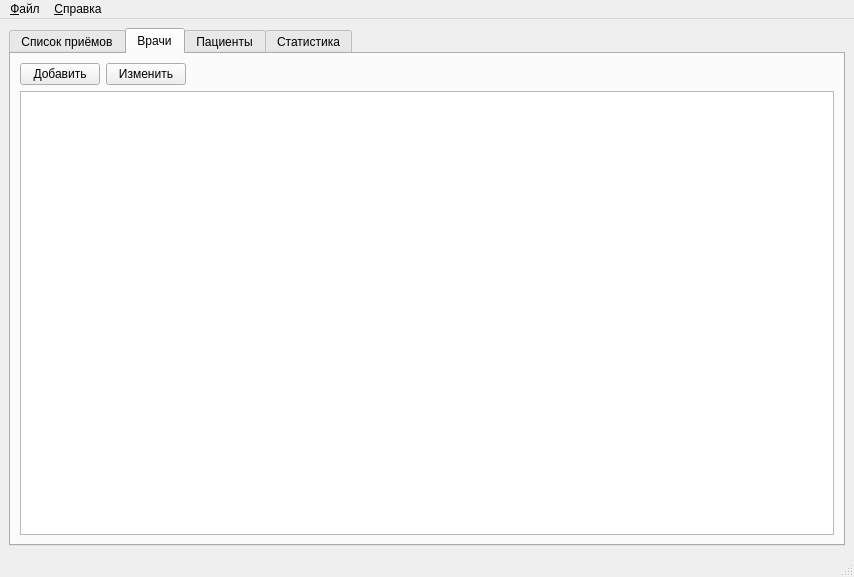
<?xml version="1.0" encoding="UTF-8"?>
<ui version="4.0">
 <class>MainWindow</class>
 <widget class="QMainWindow" name="MainWindow">
  <property name="geometry">
   <rect>
    <x>0</x>
    <y>0</y>
    <width>854</width>
    <height>577</height>
   </rect>
  </property>
  <property name="windowTitle">
   <string>MainWindow</string>
  </property>
  <widget class="QWidget" name="centralwidget">
   <layout class="QVBoxLayout" name="verticalLayout">
    <item>
     <widget class="QTabWidget" name="tabWidget">
      <property name="currentIndex">
       <number>1</number>
      </property>
      <widget class="QWidget" name="tab_appointments_list">
       <attribute name="title">
        <string>Список приёмов</string>
       </attribute>
       <layout class="QVBoxLayout" name="verticalLayout_5">
        <item>
         <layout class="QHBoxLayout" name="horizontalLayout_2">
          <item>
           <widget class="QPushButton" name="btn_add_appointment">
            <property name="text">
             <string>Добавить</string>
            </property>
           </widget>
          </item>
          <item>
           <widget class="QPushButton" name="btn_edit_appointment">
            <property name="text">
             <string>Изменить</string>
            </property>
           </widget>
          </item>
          <item>
           <spacer name="horizontalSpacer_2">
            <property name="orientation">
             <enum>Qt::Horizontal</enum>
            </property>
            <property name="sizeHint" stdset="0">
             <size>
              <width>40</width>
              <height>20</height>
             </size>
            </property>
           </spacer>
          </item>
         </layout>
        </item>
        <item>
         <widget class="QTableView" name="tableView_visits">
          <property name="frameShape">
           <enum>QFrame::StyledPanel</enum>
          </property>
          <property name="frameShadow">
           <enum>QFrame::Sunken</enum>
          </property>
         </widget>
        </item>
       </layout>
      </widget>
      <widget class="QWidget" name="tab_doctors_list">
       <attribute name="title">
        <string>Врачи</string>
       </attribute>
       <layout class="QVBoxLayout" name="verticalLayout_6">
        <item>
         <layout class="QHBoxLayout" name="horizontalLayout_3">
          <item>
           <widget class="QPushButton" name="btn_add_doctor">
            <property name="text">
             <string>Добавить</string>
            </property>
           </widget>
          </item>
          <item>
           <widget class="QPushButton" name="btn_edit_doctor">
            <property name="text">
             <string>Изменить</string>
            </property>
           </widget>
          </item>
          <item>
           <spacer name="horizontalSpacer_3">
            <property name="orientation">
             <enum>Qt::Horizontal</enum>
            </property>
            <property name="sizeHint" stdset="0">
             <size>
              <width>40</width>
              <height>20</height>
             </size>
            </property>
           </spacer>
          </item>
         </layout>
        </item>
        <item>
         <widget class="QTableView" name="tableView_doctors">
          <property name="autoScrollMargin">
           <number>16</number>
          </property>
         </widget>
        </item>
       </layout>
      </widget>
      <widget class="QWidget" name="tab_patients_list">
       <attribute name="title">
        <string>Пациенты</string>
       </attribute>
       <layout class="QVBoxLayout" name="verticalLayout_7">
        <item>
         <layout class="QHBoxLayout" name="horizontalLayout_8">
          <item>
           <widget class="QPushButton" name="btn_add_patient">
            <property name="text">
             <string>Добавить</string>
            </property>
           </widget>
          </item>
          <item>
           <widget class="QPushButton" name="btn_edit_patient">
            <property name="text">
             <string>Изменить</string>
            </property>
           </widget>
          </item>
          <item>
           <spacer name="horizontalSpacer_4">
            <property name="orientation">
             <enum>Qt::Horizontal</enum>
            </property>
            <property name="sizeHint" stdset="0">
             <size>
              <width>40</width>
              <height>20</height>
             </size>
            </property>
           </spacer>
          </item>
         </layout>
        </item>
        <item>
         <widget class="QTableView" name="tableView_patients">
          <property name="autoScrollMargin">
           <number>16</number>
          </property>
         </widget>
        </item>
       </layout>
      </widget>
      <widget class="QWidget" name="tab_stat">
       <attribute name="title">
        <string>Статистика</string>
       </attribute>
       <layout class="QVBoxLayout" name="verticalLayout_2">
        <item>
         <layout class="QHBoxLayout" name="horizontalLayout_5">
          <item>
           <widget class="QPushButton" name="btn_updateStat">
            <property name="statusTip">
             <string>Обновить страницу статистики</string>
            </property>
            <property name="text">
             <string>Обновить</string>
            </property>
           </widget>
          </item>
          <item>
           <spacer name="horizontalSpacer">
            <property name="orientation">
             <enum>Qt::Horizontal</enum>
            </property>
            <property name="sizeHint" stdset="0">
             <size>
              <width>40</width>
              <height>20</height>
             </size>
            </property>
           </spacer>
          </item>
         </layout>
        </item>
        <item>
         <widget class="QTreeView" name="treeView"/>
        </item>
       </layout>
      </widget>
     </widget>
    </item>
   </layout>
  </widget>
  <widget class="QMenuBar" name="menubar">
   <property name="geometry">
    <rect>
     <x>0</x>
     <y>0</y>
     <width>854</width>
     <height>22</height>
    </rect>
   </property>
   <widget class="QMenu" name="menu">
    <property name="title">
     <string>&amp;Файл</string>
    </property>
    <addaction name="action_saveFile"/>
    <addaction name="action_openFile"/>
    <addaction name="action_saveFileAs"/>
    <addaction name="separator"/>
    <addaction name="action_connectDatabase"/>
    <addaction name="action"/>
    <addaction name="separator"/>
    <addaction name="action_exit"/>
   </widget>
   <widget class="QMenu" name="menu_2">
    <property name="title">
     <string>&amp;Справка</string>
    </property>
    <addaction name="action_aboutQt"/>
    <addaction name="action_about"/>
   </widget>
   <addaction name="menu"/>
   <addaction name="menu_2"/>
  </widget>
  <widget class="QStatusBar" name="statusbar"/>
  <action name="action_saveFile">
   <property name="text">
    <string>Сохранить</string>
   </property>
   <property name="shortcut">
    <string>Ctrl+S</string>
   </property>
  </action>
  <action name="action_openFile">
   <property name="text">
    <string>Открыть</string>
   </property>
   <property name="shortcut">
    <string>Ctrl+O</string>
   </property>
  </action>
  <action name="action_saveFileAs">
   <property name="text">
    <string>Сохранить как...</string>
   </property>
   <property name="shortcut">
    <string>Ctrl+Shift+S</string>
   </property>
  </action>
  <action name="action_exit">
   <property name="text">
    <string>Выход</string>
   </property>
   <property name="toolTip">
    <string>&lt;html&gt;&lt;head/&gt;&lt;body&gt;&lt;p&gt;&lt;span style=&quot; font-weight:700;&quot;&gt;Выйти&lt;/span&gt;&lt;/p&gt;&lt;p&gt;Выйти из программы Hospital Finance Tracing&lt;/p&gt;&lt;/body&gt;&lt;/html&gt;</string>
   </property>
   <property name="statusTip">
    <string>Выйти из программы Hospital Finance Tracing</string>
   </property>
   <property name="shortcut">
    <string>Ctrl+Q</string>
   </property>
  </action>
  <action name="action_about">
   <property name="text">
    <string>&amp;О программе &amp;Hospital Finance Tracing</string>
   </property>
  </action>
  <action name="action">
   <property name="text">
    <string>Экспортировать статистику как...</string>
   </property>
  </action>
  <action name="action_aboutQt">
   <property name="text">
    <string>О Qt</string>
   </property>
  </action>
  <action name="action_connectDatabase">
   <property name="text">
    <string>Подключить базу данных</string>
   </property>
   <property name="shortcut">
    <string>Ctrl+Shift+C</string>
   </property>
  </action>
 </widget>
 <resources/>
 <connections>
  <connection>
   <sender>action_exit</sender>
   <signal>triggered(bool)</signal>
   <receiver>MainWindow</receiver>
   <slot>close()</slot>
   <hints>
    <hint type="sourcelabel">
     <x>-1</x>
     <y>-1</y>
    </hint>
    <hint type="destinationlabel">
     <x>426</x>
     <y>288</y>
    </hint>
   </hints>
  </connection>
 </connections>
 <slots>
  <slot>createConnectDatabaseDialog()</slot>
 </slots>
</ui>
